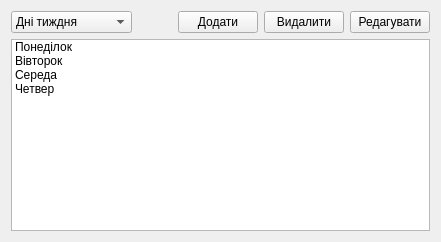
      <widget class="QWidget" name="tab_admin">
       <attribute name="title">
        <string>Адміністратор</string>
       </attribute>
       <layout class="QVBoxLayout" name="verticalLayout_3">
        <item>
         <layout class="QHBoxLayout" name="horizontalLayout_2">
          <item>
           <widget class="QComboBox" name="itemsChoice">
            <item>
             <property name="text">
              <string>Дні тиждня</string>
             </property>
            </item>
            <item>
             <property name="text">
              <string>Тиждні</string>
             </property>
            </item>
            <item>
             <property name="text">
              <string>Предмети</string>
             </property>
            </item>
            <item>
             <property name="text">
              <string>Рівні викладачів</string>
             </property>
            </item>
            <item>
             <property name="text">
              <string>Типи занятть</string>
             </property>
            </item>
            <item>
             <property name="text">
              <string>Викладачi</string>
             </property>
            </item>
           </widget>
          </item>
          <item>
           <spacer name="horizontalSpacer">
            <property name="orientation">
             <enum>Qt::Horizontal</enum>
            </property>
            <property name="sizeHint" stdset="0">
             <size>
              <width>40</width>
              <height>20</height>
             </size>
            </property>
           </spacer>
          </item>
          <item>
           <widget class="QPushButton" name="addButton">
            <property name="text">
             <string>Додати</string>
            </property>
           </widget>
          </item>
          <item>
           <widget class="QPushButton" name="deleteButton">
            <property name="enabled">
             <bool>true</bool>
            </property>
            <property name="text">
             <string>Видалити</string>
            </property>
           </widget>
          </item>
          <item>
           <widget class="QPushButton" name="editButton">
            <property name="text">
             <string>Редагувати</string>
            </property>
           </widget>
          </item>
         </layout>
        </item>
        <item>
         <widget class="QListWidget" name="listWidget">
          <item>
           <property name="text">
            <string>Понеділок</string>
           </property>
          </item>
          <item>
           <property name="text">
            <string>Вівторок</string>
           </property>
          </item>
          <item>
           <property name="text">
            <string>Середа</string>
           </property>
          </item>
          <item>
           <property name="text">
            <string>Четвер</string>
           </property>
          </item>
         </widget>
        </item>
       </layout>
      </widget>
